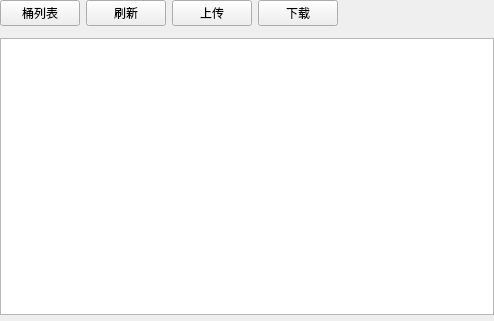
<?xml version="1.0" encoding="UTF-8"?>
<ui version="4.0">
 <class>UiObjectsTableWidget</class>
 <widget class="QWidget" name="UiObjectsTableWidget">
  <property name="geometry">
   <rect>
    <x>0</x>
    <y>0</y>
    <width>494</width>
    <height>321</height>
   </rect>
  </property>
  <property name="windowTitle">
   <string>Form</string>
  </property>
  <layout class="QVBoxLayout" name="verticalLayout">
   <property name="leftMargin">
    <number>0</number>
   </property>
   <property name="topMargin">
    <number>0</number>
   </property>
   <property name="rightMargin">
    <number>0</number>
   </property>
   <property name="bottomMargin">
    <number>0</number>
   </property>
   <item>
    <widget class="QWidget" name="widgetTools" native="true">
     <layout class="QHBoxLayout" name="horizontalLayout">
      <property name="leftMargin">
       <number>0</number>
      </property>
      <property name="topMargin">
       <number>0</number>
      </property>
      <property name="rightMargin">
       <number>0</number>
      </property>
      <property name="bottomMargin">
       <number>0</number>
      </property>
      <item>
       <widget class="UiPushButton" name="btnBuckets">
        <property name="text">
         <string>桶列表</string>
        </property>
       </widget>
      </item>
      <item>
       <widget class="UiPushButton" name="btnRefresh">
        <property name="text">
         <string>刷新</string>
        </property>
       </widget>
      </item>
      <item>
       <widget class="UiPushButton" name="btnUpload">
        <property name="text">
         <string>上传</string>
        </property>
       </widget>
      </item>
      <item>
       <widget class="UiPushButton" name="btnDownload">
        <property name="text">
         <string>下载</string>
        </property>
       </widget>
      </item>
      <item>
       <spacer name="horizontalSpacer">
        <property name="orientation">
         <enum>Qt::Horizontal</enum>
        </property>
        <property name="sizeHint" stdset="0">
         <size>
          <width>433</width>
          <height>20</height>
         </size>
        </property>
       </spacer>
      </item>
     </layout>
    </widget>
   </item>
   <item>
    <widget class="UiBreadWidget" name="widgetBread" native="true"/>
   </item>
   <item>
    <widget class="QTableView" name="tableView">
     <property name="editTriggers">
      <set>QAbstractItemView::NoEditTriggers</set>
     </property>
     <property name="selectionMode">
      <enum>QAbstractItemView::SingleSelection</enum>
     </property>
     <property name="selectionBehavior">
      <enum>QAbstractItemView::SelectRows</enum>
     </property>
     <property name="showGrid">
      <bool>false</bool>
     </property>
    </widget>
   </item>
   <item>
    <widget class="UiPageWidget" name="widgetPage" native="true"/>
   </item>
  </layout>
 </widget>
 <customwidgets>
  <customwidget>
   <class>UiPushButton</class>
   <extends>QPushButton</extends>
   <header>src/fend/uicom/uipushbutton.h</header>
  </customwidget>
  <customwidget>
   <class>UiPageWidget</class>
   <extends>QWidget</extends>
   <header>src/fend/uicom/uipagewidget.h</header>
   <container>1</container>
  </customwidget>
  <customwidget>
   <class>UiBreadWidget</class>
   <extends>QWidget</extends>
   <header>src/fend/uicom/uibreadwidget.h</header>
   <container>1</container>
  </customwidget>
 </customwidgets>
 <resources/>
 <connections/>
</ui>
